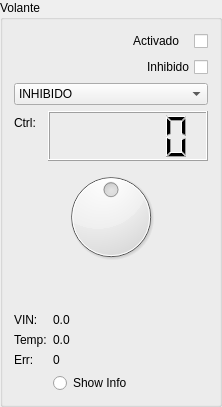
            <widget class="QGroupBox" name="grp_Volante">
             <property name="sizePolicy">
              <sizepolicy hsizetype="Preferred" vsizetype="Preferred">
               <horstretch>0</horstretch>
               <verstretch>0</verstretch>
              </sizepolicy>
             </property>
             <property name="maximumSize">
              <size>
               <width>150</width>
               <height>525</height>
              </size>
             </property>
             <property name="autoFillBackground">
              <bool>true</bool>
             </property>
             <property name="title">
              <string>Volante</string>
             </property>
             <layout class="QVBoxLayout" name="verticalLayout_5">
              <item>
               <widget class="QCheckBox" name="volante_Activado_chk">
                <property name="layoutDirection">
                 <enum>Qt::RightToLeft</enum>
                </property>
                <property name="text">
                 <string>Activado   </string>
                </property>
               </widget>
              </item>
              <item>
               <widget class="QCheckBox" name="volante_Inhibido_chk">
                <property name="layoutDirection">
                 <enum>Qt::RightToLeft</enum>
                </property>
                <property name="text">
                 <string>Inhibido</string>
                </property>
               </widget>
              </item>
              <item>
               <widget class="QComboBox" name="VolanteModo_cmb">
                <item>
                 <property name="text">
                  <string>INHIBIDO</string>
                 </property>
                </item>
                <item>
                 <property name="text">
                  <string>OPENLOOP_LINEAL</string>
                 </property>
                </item>
                <item>
                 <property name="text">
                  <string>OPENLOOP_PARTES</string>
                 </property>
                </item>
                <item>
                 <property name="text">
                  <string>OPENLOOP_EXP</string>
                 </property>
                </item>
                <item>
                 <property name="text">
                  <string>CLOSEDLOOP_POS_LINEAL</string>
                 </property>
                </item>
                <item>
                 <property name="text">
                  <string>CLOSEDLOOP_POS_LOG</string>
                 </property>
                </item>
                <item>
                 <property name="text">
                  <string>CLOSEDLOOP_VELOCIDAD</string>
                 </property>
                </item>
               </widget>
              </item>
              <item>
               <layout class="QVBoxLayout" name="verticalLayout_11">
                <item>
                 <layout class="QFormLayout" name="formLayout">
                  <item row="0" column="0">
                   <widget class="QLabel" name="valorVolante_lbl">
                    <property name="minimumSize">
                     <size>
                      <width>28</width>
                      <height>0</height>
                     </size>
                    </property>
                    <property name="text">
                     <string>Ctrl:</string>
                    </property>
                   </widget>
                  </item>
                  <item row="0" column="1">
                   <widget class="QLCDNumber" name="volante_lcd">
                    <property name="sizePolicy">
                     <sizepolicy hsizetype="Preferred" vsizetype="Preferred">
                      <horstretch>0</horstretch>
                      <verstretch>0</verstretch>
                     </sizepolicy>
                    </property>
                    <property name="minimumSize">
                     <size>
                      <width>65</width>
                      <height>50</height>
                     </size>
                    </property>
                    <property name="font">
                     <font>
                      <pointsize>14</pointsize>
                     </font>
                    </property>
                   </widget>
                  </item>
                 </layout>
                </item>
               </layout>
              </item>
              <item>
               <widget class="QDial" name="VolanteControl_Dial">
                <property name="minimumSize">
                 <size>
                  <width>80</width>
                  <height>83</height>
                 </size>
                </property>
                <property name="autoFillBackground">
                 <bool>false</bool>
                </property>
                <property name="minimum">
                 <number>-3200</number>
                </property>
                <property name="maximum">
                 <number>3200</number>
                </property>
                <property name="singleStep">
                 <number>100</number>
                </property>
                <property name="pageStep">
                 <number>400</number>
                </property>
                <property name="invertedAppearance">
                 <bool>false</bool>
                </property>
               </widget>
              </item>
              <item>
               <spacer name="verticalSpacer_2">
                <property name="orientation">
                 <enum>Qt::Vertical</enum>
                </property>
                <property name="sizeHint" stdset="0">
                 <size>
                  <width>20</width>
                  <height>40</height>
                 </size>
                </property>
               </spacer>
              </item>
              <item>
               <layout class="QFormLayout" name="formLayout_5">
                <item row="0" column="0">
                 <widget class="QLabel" name="label_13">
                  <property name="text">
                   <string>VIN:</string>
                  </property>
                 </widget>
                </item>
                <item row="1" column="0">
                 <widget class="QLabel" name="label_15">
                  <property name="text">
                   <string>Temp:</string>
                  </property>
                 </widget>
                </item>
                <item row="2" column="0">
                 <widget class="QLabel" name="label_16">
                  <property name="text">
                   <string>Err:</string>
                  </property>
                 </widget>
                </item>
                <item row="0" column="1">
                 <widget class="QLabel" name="Steer_Vin_lbl">
                  <property name="text">
                   <string>0.0</string>
                  </property>
                 </widget>
                </item>
                <item row="1" column="1">
                 <widget class="QLabel" name="Steer_Temp_lbl">
                  <property name="text">
                   <string>0.0</string>
                  </property>
                 </widget>
                </item>
                <item row="2" column="1">
                 <widget class="QLabel" name="Steer_Error_lbl">
                  <property name="text">
                   <string>0</string>
                  </property>
                 </widget>
                </item>
                <item row="3" column="1">
                 <widget class="QRadioButton" name="steer_ShowInfo_rBtn">
                  <property name="text">
                   <string>Show Info</string>
                  </property>
                  <property name="autoExclusive">
                   <bool>false</bool>
                  </property>
                  <attribute name="buttonGroup">
                   <string notr="true">driversShowInfoSelect</string>
                  </attribute>
                 </widget>
                </item>
               </layout>
              </item>
             </layout>
            </widget>
